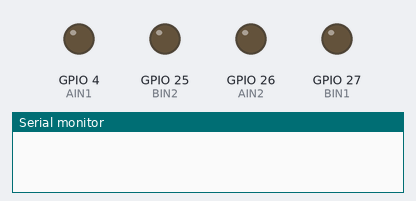
Recording of a sketch running on a simulated ESP32. Parts: output pins drawn as LEDs (lit = HIGH), the last lines printed to the serial monitor. Nothing arrives over Bluetooth unless stated.

Above: at 0.1 s.
At 1.0 s:
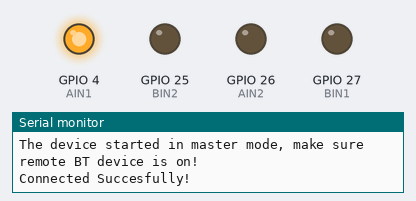
At 11.1 s:
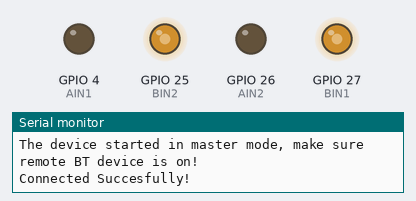
At 20.9 s:
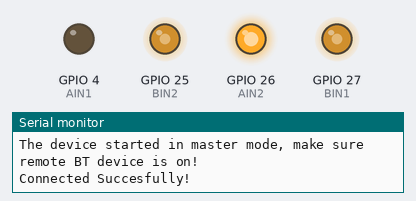
At 31.8 s:
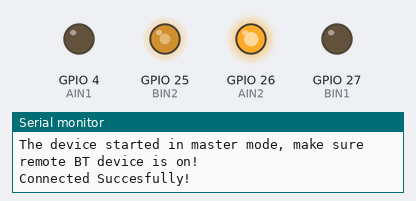
At 38.8 s:
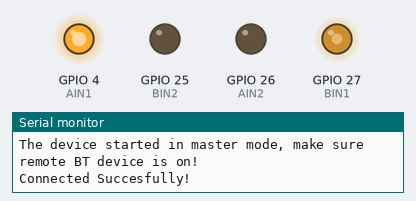
Timing chart, 0 to 40.0 s (numbered marks = the images above):
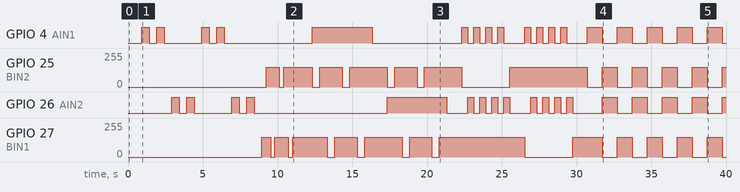

Measured:
- by itself, GPIO 4 (AIN1): LOW → HIGH at 0.93 s, → LOW 0.50 s later, → HIGH 0.50 s later, → LOW 0.50 s later, … (36 changes in this stretch)
- by itself, GPIO 26 (AIN2): LOW → HIGH at 2.9 s, → LOW 0.50 s later, → HIGH 0.50 s later, → LOW 0.50 s later, … (35 changes in this stretch)
- by itself, GPIO 25 (BIN2): 0/255 → 149/255 at 9.2 s, → 0/255 0.90 s later, → 149/255 0.30 s later, → 0/255 1.9 s later, … (23 changes in this stretch)
- by itself, GPIO 27 (BIN1): 0/255 → 149/255 at 8.9 s, → 0/255 0.60 s later, → 149/255 0.30 s later, → 0/255 0.90 s later, … (24 changes in this stretch)

The sketch:

Bluetooth_DanceMaster20210321.ino
```cpp
/* This example shows how to get single-shot range
  measurements from the VL53L0X. The sensor can optionally be
  configured with different ranging profiles, as described in
  the VL53L0X API user manual, to get better performance for
  a certain application. This code is based on the four
  "SingleRanging" examples in the VL53L0X API.

  The range readings are in units of mm. */

#include <Wire.h>

#include <VL53L0X.h>

#include "RumiCar.h"
#include "BluetoothSerial.h"

BluetoothSerial SerialBT;

VL53L0X sensor0;
VL53L0X sensor1;
VL53L0X sensor2;


String name ="RumiCar";
char *pin = "1234";
bool connected;

void setup()
{
  RC_setup();
  SerialBT.begin("RumiCar", true);
//  SerialBT.setPin(pin);


  Serial.println("The device started in master mode, make sure remote BT device is on!");

  // connect(address) is fast (upto 10 secs max), connect(name) is slow (upto 30 secs max) as it needs
  // to resolve name to address first, but it allows to connect to different devices with the same name.
  // Set CoreDebugLevel to Info to view devices bluetooth address and device names
  connected = SerialBT.connect(name);
  //connected = SerialBT.connect(address);

  if(connected) {
    Serial.println("Connected Succesfully!");
  } else {
    while(!SerialBT.connected(30000)) {
      Serial.println("Failed to connect. Make sure remote device is available and in range, then restart app.");
    }
  }
}

void loop()
{

  part1();
  part2();
  part3();
  part4();
  part5();
  part6();
  finish();

while(1);

  /*
char action;


int ispeed = 150;
int idist1;
idist1=sensor1.readRangeSingleMillimeters();
//Serial.println(idist1);
if ( idist1 < 300 ){
  if ( idist1 > 120 ){
    RC_drive(FORWARD,ispeed);
    action = 'f';
  }else if (idist1 < 80){
    RC_drive(REVERSE,ispeed);
    action = 'b';
  }else{
    RC_drive(BRAKE,ispeed);
    action = 'n';
    }
 }else{
   RC_drive(FREE,ispeed);
   action = 'n';
  }
 SerialBT.write(action);

if(sensor0.readRangeSingleMillimeters() < 150){
  RC_steer(RIGHT);
  action = 'r';
}else if (sensor2.readRangeSingleMillimeters() < 150){
  RC_steer(LEFT);
  action = 'l';
}else{
  RC_steer(CENTER);
  action = 'c';
}
 SerialBT.write(action);

*/

}

void part1(){
//右、左、を２回、を２回
int i, j;
  for(j=0;j<2;j++){
    for(i=0;i<2;i++){
//      analogWrite(AIN1,vola);
      RC_steer(RIGHT);
      SerialBT.write('r');
      delay(500);
//      analogWrite(AIN1,0);
      RC_steer(CENTER);
      SerialBT.write('c');
      delay(500);
      }
    for(i=0;i<2;i++){
//      analogWrite(AIN2,vola);
      RC_steer(LEFT);
      SerialBT.write('l');
      delay(500);
//      analogWrite(AIN2,0);
      RC_steer(CENTER);
      SerialBT.write('c');
      delay(500);
      }
  }
}
void part2(){
  //前に行って戻るを２回
  int ispeed=150;
  int dtime = 300;
  for(int i=0;i<2;i++){
//    analogWrite(BIN1,volb);
    RC_drive(FORWARD,ispeed);
    SerialBT.write('f');
    delay(dtime);
//    analogWrite(BIN1,0);
    RC_drive(BRAKE,ispeed);
    SerialBT.write('n');
    delay(dtime);
//    analogWrite(BIN2,volb);
    RC_drive(REVERSE,ispeed);
    SerialBT.write('b');
    delay(dtime);
    RC_drive(BRAKE,ispeed);
    SerialBT.write('n');
//    analogWrite(BIN2,0);
    delay(dtime);
  }
  alloff();
}
void part3(){
  int i;
  int dtime = 500;
  int ispeed = 150;
  //ハンドルを右に切り前進と後進を２回
  RC_steer(RIGHT);
  SerialBT.write('r');
//  analogWrite(AIN1,vola);
  for(i=0;i<2;i++){
    RC_drive(FORWARD,ispeed);
    SerialBT.write('f');
//    analogWrite(BIN1,volc);
    delay(dtime);
    RC_drive(BRAKE,ispeed);
    SerialBT.write('n');
//    analogWrite(BIN1,0);
    delay(dtime);
    RC_drive(REVERSE,ispeed);
    SerialBT.write('b');
//    analogWrite(BIN2,volc);
    delay(dtime);
    RC_drive(BRAKE,ispeed);
    SerialBT.write('n');
//    analogWrite(BIN2,0);
    delay(dtime);
  }
  alloff();
  RC_steer(LEFT);
  SerialBT.write('l');
//  analogWrite(AIN1,0);
//  analogWrite(AIN2,vola);
  for(i=0;i<2;i++){
    RC_drive(FORWARD,ispeed);
    SerialBT.write('f');
//    analogWrite(BIN1,volc);
    delay(dtime);
    RC_drive(BRAKE,ispeed);
    SerialBT.write('n');
//    analogWrite(BIN1,0);
    delay(dtime);
    RC_drive(REVERSE,ispeed);
    SerialBT.write('b');
//    analogWrite(BIN2,volc);
    delay(dtime);
    RC_drive(BRAKE,ispeed);
    SerialBT.write('n');
//    analogWrite(BIN2,0);
    delay(dtime);
  }
  alloff();
}


void part4(){
  int i;
  int loop = 4;
  int dtime = 400;
  int ispeed = 150;
  RC_drive(FORWARD,ispeed);
  SerialBT.write('f');
//  analogWrite(BIN1,volb);
  for(i=0;i<loop;i++){
    RC_steer(RIGHT);
    SerialBT.write('r');
//    analogWrite(AIN1,vola);
    delay(dtime);
    RC_steer(LEFT);
    SerialBT.write('l');
//    analogWrite(AIN1,0);
//    analogWrite(AIN2,vola);
    delay(dtime);
    RC_steer(CENTER);
    SerialBT.write('c');
//    analogWrite(AIN2,0);
  }
  alloff();
  RC_drive(REVERSE,ispeed);
  SerialBT.write('b');
//  analogWrite(BIN2,volb);
  for(i=0;i<loop;i++){
    RC_steer(RIGHT);
    SerialBT.write('r');
//    analogWrite(AIN1,vola);
    delay(dtime);
    RC_steer(LEFT);
    SerialBT.write('l');
//    analogWrite(AIN1,0);
//    analogWrite(AIN2,vola);
    delay(dtime);
    RC_steer(CENTER);
    SerialBT.write('c');
//    analogWrite(AIN2,0);
  }
  alloff();
}
void part5(){
  int i;
  int ispeed = 150;
    for(i=0;i<10;i++){
      RC_steer(RIGHT);
      SerialBT.write('r');
      RC_drive(FORWARD,ispeed);
      SerialBT.write('f');
//    analogWrite(AIN1,vola);
//    analogWrite(BIN1,volc);
    delay(1000);
    RC_steer(LEFT);
    SerialBT.write('l');
    RC_drive(REVERSE,ispeed);
    SerialBT.write('b');
//    analogWrite(AIN1,0);
//    analogWrite(AIN2,vola);
//    analogWrite(BIN2,volc);
//    analogWrite(BIN1,0);
    delay(1000);
    RC_steer(CENTER);
    SerialBT.write('c');
    RC_drive(BRAKE,ispeed);
    SerialBT.write('n');
//    analogWrite(BIN2,0);
//    analogWrite(AIN2,0);
  }
  alloff();
}

void part6(){
  int i;
  int ispeed = 150;
  for(i=0;i<5;i++){
    RC_steer(RIGHT);
    SerialBT.write('r');
    RC_drive(FORWARD,ispeed);
    SerialBT.write('f');
//    analogWrite(AIN1,vola);
//    analogWrite(BIN1,volc);
    delay(500);
    RC_steer(LEFT);
    SerialBT.write('l');
//    analogWrite(AIN2,vola);
//    analogWrite(AIN1,0);
    delay(450);
    RC_steer(CENTER);
    SerialBT.write('c');
    RC_drive(REVERSE,ispeed);
    SerialBT.write('b');
//    analogWrite(BIN1,0);
//    analogWrite(AIN2,0);
//    analogWrite(BIN2,volc);
    delay(1000);
    RC_drive(FORWARD,ispeed);
    SerialBT.write('f');
//    analogWrite(BIN1,volc);
//    analogWrite(BIN2,0);
    delay(200);
    RC_drive(BRAKE,ispeed);
    SerialBT.write('n');
//    analogWrite(BIN1,0);

  }
  alloff();
}
void finish(){
  int i;
  for(i=0;i<10;i++){
    RC_steer(RIGHT);
    SerialBT.write('r');
//    analogWrite(AIN1,vola);
    delay(100);
    RC_steer(LEFT);
    SerialBT.write('l');
//    analogWrite(AIN1,0);
//    analogWrite(AIN2,vola);
    delay(100);
    RC_steer(CENTER);
    SerialBT.write('c');
//    analogWrite(AIN2,0);
    }
  alloff();
  RC_steer(RIGHT);
  SerialBT.write('r');
//  analogWrite(AIN1,vola);
  delay(500);
  RC_steer(LEFT);
  SerialBT.write('l');
//  analogWrite(AIN2,vola);
//  analogWrite(AIN1,0);
  delay(500);
  alloff();
}
void alloff(){
  RC_steer(CENTER);
  SerialBT.write('c');
  RC_drive(BRAKE,150);
  SerialBT.write('n');
//  analogWrite(AIN1,0);
//  analogWrite(AIN2,0);
//  analogWrite(BIN1,0);
//  analogWrite(BIN2,0);
  delay(1000);
}
```

RumiCar.h
```cpp
// RumiCar include
//操舵用の設定
#define LEFT   0
#define CENTER 1
#define RIGHT  2

//走行用の設定
#define FREE    0
#define REVERSE 1
#define FORWARD 2
#define BRAKE   3

#if defined ESP32
#define RC_analogWrite ledcWrite
#define SHUT0 19
#define SHUT1 18
#define SHUT2 05

//Aが操舵、Bが走行
int AIN1 = 04;
int AIN2 = 26;
int BIN1 = 27;
int BIN2 = 25;

#else
#define RC_analogWrite analogWrite
//SHUTはディジタルピン,A0はD14,以降同じ、注意すること
#define SHUT0 14
#define SHUT1 15
#define SHUT2 16

//Aが操舵、Bが走行
int AIN1 = 03;
int AIN2 = 11;
int BIN1 = 05;
int BIN2 = 06;
#endif

// Uncomment this line to use long range mode. This
// increases the sensitivity of the sensor and extends its
// potential range, but increases the likelihood of getting
// an inaccurate reading because of reflections from objects
// other than the intended target. It works best in dark
// conditions.

//#define LONG_RANGE


// Uncomment ONE of these two lines to get
// - higher speed at the cost of lower accuracy OR
// - higher accuracy at the cost of lower speed

#define HIGH_SPEED
//#define HIGH_ACCURACY
```

RumiCar.ino
```cpp
// RumiCar Libraly

void RC_setup()
{
  Serial.begin(9600);
  pinMode(AIN1, OUTPUT);
  pinMode(AIN2, OUTPUT);
  pinMode(BIN1, OUTPUT);
  pinMode(BIN2, OUTPUT);
  pinMode(SHUT0, OUTPUT);
  pinMode(SHUT1, OUTPUT);
  pinMode(SHUT2, OUTPUT);

  digitalWrite(SHUT0, LOW);
  digitalWrite(SHUT1, LOW);
  digitalWrite(SHUT2, LOW);
  delay(150);
  Wire.begin();
  //sensor0
  pinMode(SHUT0, INPUT);
  delay(150);
  sensor0.init(true);
  delay(100);
  sensor0.setAddress((uint8_t)20);
  sensor0.setTimeout(500);
  //sensor1
  pinMode(SHUT1, INPUT);
  delay(150);
  sensor1.init(true);
  delay(100);
  sensor1.setAddress((uint8_t)21);
  sensor1.setTimeout(500);
  //sensor2
  pinMode(SHUT2, INPUT);
  delay(150);
  sensor2.init(true);
  delay(100);
  sensor2.setAddress((uint8_t)22);
  sensor2.setTimeout(500);

  //  sensor.init();
  //  sensor.setTimeout(500);

#if defined LONG_RANGE
  // lower the return signal rate limit (default is 0.25 MCPS)
  sensor0.setSignalRateLimit(0.1);
  sensor1.setSignalRateLimit(0.1);
  sensor2.setSignalRateLimit(0.1);
  // increase laser pulse periods (defaults are 14 and 10 PCLKs)
  sensor0.setVcselPulsePeriod(VL53L0X::VcselPeriodPreRange, 18);
  sensor1.setVcselPulsePeriod(VL53L0X::VcselPeriodPreRange, 18);
  sensor2.setVcselPulsePeriod(VL53L0X::VcselPeriodPreRange, 18);
  sensor0.setVcselPulsePeriod(VL53L0X::VcselPeriodFinalRange, 14);
  sensor1.setVcselPulsePeriod(VL53L0X::VcselPeriodFinalRange, 14);
  sensor2.setVcselPulsePeriod(VL53L0X::VcselPeriodFinalRange, 14);
#endif

#if defined HIGH_SPEED
  // reduce timing budget to 20 ms (default is about 33 ms)
  sensor0.setMeasurementTimingBudget(20000);
  sensor1.setMeasurementTimingBudget(20000);
  sensor2.setMeasurementTimingBudget(20000);
#elif defined HIGH_ACCURACY
  // increase timing budget to 200 ms
  sensor0.setMeasurementTimingBudget(200000);
  sensor1.setMeasurementTimingBudget(200000);
  sensor2.setMeasurementTimingBudget(200000);
#endif

  sensor0.startContinuous();
  sensor1.startContinuous();
  sensor2.startContinuous();

#if defined ESP32
//ESP32の場合はピン番号ではなくチャンネルでPWMを行うのでチャンネルとして再設定
#define PWM_level 8
// 8の場合8bitの解像度でArduinoと同じESPは16bit迄行ける？
//モータのPWMのチャンネル、周波数の設定
ledcSetup(0, 490, PWM_level);
ledcSetup(1, 490, PWM_level);
ledcSetup(2, 960, PWM_level);
ledcSetup(3, 960, PWM_level);

//モータのピンとチャンネルの設定
ledcAttachPin(AIN1, 0);
ledcAttachPin(AIN2, 1);
ledcAttachPin(BIN1, 2);
ledcAttachPin(BIN2, 3);
//pin番号をチャンネル番号に上書き
AIN1 = 0;
AIN2 = 1;
BIN1 = 2;
BIN2 = 3;

#endif

  RC_analogWrite(AIN1, 0);
  RC_analogWrite(AIN2, 0);
  RC_analogWrite(BIN1, 0);
  RC_analogWrite(BIN2, 0);


}
//操舵の関数
int RC_steer (int direc ){
  if ( direc == RIGHT ){
    RC_analogWrite(AIN1,255);
    RC_analogWrite(AIN2,0);
  }else if ( direc == LEFT ){
    RC_analogWrite(AIN1,0);
    RC_analogWrite(AIN2,255);
  }else if ( direc == CENTER ){
    RC_analogWrite(AIN1,0);
    RC_analogWrite(AIN2,0);
  }else{
    return 0;
  }
}

//走行の関数
int RC_drive(int direc, int ipwm){
  if ( direc == FREE ){
    RC_analogWrite(BIN1,0);
    RC_analogWrite(BIN2,0);
  }else if ( direc == REVERSE ){
    RC_analogWrite(BIN1,0);
    RC_analogWrite(BIN2,ipwm);
  }else if ( direc == FORWARD ){
    RC_analogWrite(BIN1,ipwm);
    RC_analogWrite(BIN2,0);
  }else if ( direc == BRAKE ){
    RC_analogWrite(BIN1,ipwm);
    RC_analogWrite(BIN2,ipwm);
  }else{
    return 0;
  }
}
```
